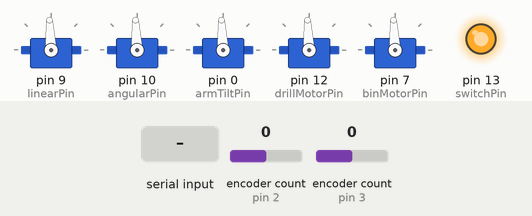
Simulated run of this sketch. Board: Arduino Uno, built with avr-gcc and run on an emulated ATmega328P. Parts: 5 × servo, output pins drawn as LEDs (lit = HIGH). The inputs (shaded band) are chosen by the test bench; at power-on: encoder count (sensors on pin 2, pin 3) 0. What the sketch prints to the serial monitor is not drawn.

Above: at 1.2 s.
1.3 s: "<90,45,200>" received over Serial
At 2.5 s:
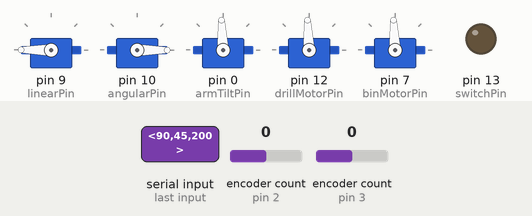
2.8 s: "<30,150,10>" received over Serial
At 3.9 s:
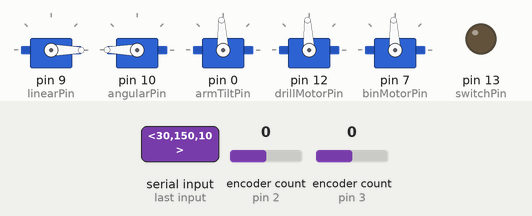
4.3 s: "<90,45>" received over Serial
At 4.9 s:
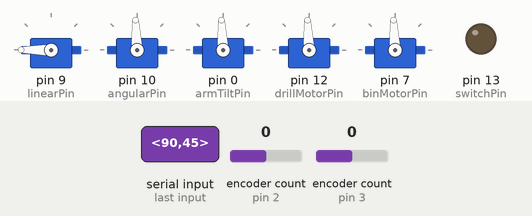
5.8 s: "<30,150>" received over Serial
At 7.0 s:
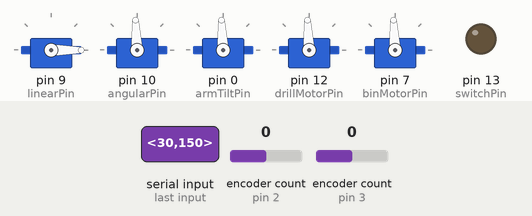
7.3 s: "<90,45,200,10>" received over Serial
At 8.5 s:
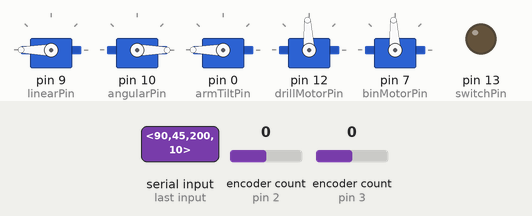
8.8 s: "<30,150,10,200>" received over Serial
At 9.8 s:
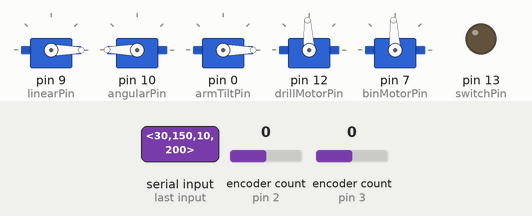
Timing chart, 0 to 11.3 s (numbered marks = the images above; inputs shaded):
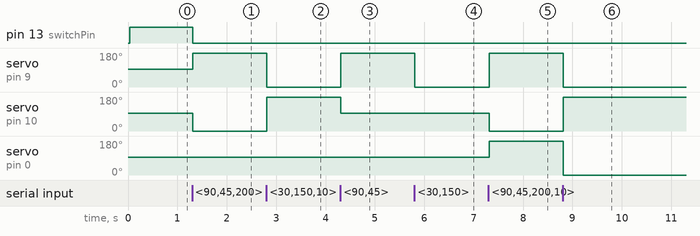

The sketch:

luna_hardware_controller.ino
```cpp
/*
 * This code was edited by Christopher Payne on 1 April 2025

 TODO: Solve why the switch_pin always starts HIGH. It should start LOW for RC Default. - C.P. 15 April 2025

 example serial input: <0,2,-2,0,0,0,0>
 switch pin: off, linearVel = +2 m/s (fwd), angularVel = -2 rev/s (left), armTiltVel = 0, armExtendVel = 0, drillVel = 0, binVel = 0
 */

#include <Encoder.h>
#include <Servo.h>

// Change these pin numbers to the pins connected to your encoder.
//   Interrupt Pins for Arduino Uno: Pins	2 & 3
//   Do NOT use these Pins for an Arduino Uno: 13 (These pins have a LED attached, which is bad!!!)

// Hardware Pins
static int encoderLeftPinA = 2;
static int encoderLeftPinB = 5;
static int encoderRightinA = 3;
static int encoderRightPinB = 6;
static int linearPin = 9;
static int angularPin = 10;
static int switchPin = 13;
static int armTiltPin = 0;
static int armExtendPin = 1;
static int drillMotorPin = 12;
static int binMotorPin = 7;

// Setting up rcPWM
unsigned long previousMillis = 0;
float rcPWMPeriodMaxUS = 2000;
float rcPWMPeriodMidUS = 1500;
float rcPWMPeriodMinUS = 1000;

//Setting up Duty Cycle Range
float FwdMaxDC = 100;
float StopDC = 0;
float BwdMaxDC = -100;

//Setting up Velocity Ranges
float driveMotorMaxVel = 2; //m/s
float armTiltMaxVel = 2; //m/s
float armExtendMaxVel = 2; //m/s
float drillMotorMaxVel = 2; //m/s
float binMotorMaxVel = 2; //m/s
float StopVel = 0;

//Motors' Initial Vel:
float linearVelInit = 0.0; //m/s
float angularVelInit = 0.0; //m/s
float armTiltVelInit = 0.0; //m/s
float armExtendVelInit = 0.0; //m/s
float drillMotorVelInit = 0.0; //m/s
float binMotorVelInit = 0.0; //m/s

//Intialize all message values
int switch_control;
long encoderLeftVal;
long encoderRightVal;
float linearVel;
float angularVel;
float armTiltVel;
float armExtendVel;
float drillMotorVel;
float binMotorVel;
float linearDC;
float angularDC;
float armTiltDC;
float armExtendDC;
float drillMotorDC;
float binMotorDC;
float linearPW_US;
float angularPW_US;
float armTiltPW_US;
float armExtendPW_US;
float drillMotorPW_US;
float binMotorPW_US;

void initMsgValues(){
  //Intialize all message values
  int switch_control = 0; // Default to RC Control
  long encoderLeftVal  = -999;
  long encoderRightVal = -999;
  float linearVel = linearVelInit;
  float angularVel = angularVelInit;
  float armTiltVel = armTiltVelInit;
  float armExtendVel = armExtendVelInit;
  float drillMotorVel = drillMotorVelInit;
  float binMotorVel = binMotorVelInit;
  float linearDC = StopDC;
  float angularDC = StopDC;
  float armTiltDC = StopDC;
  float armExtendDC = StopDC;
  float drillMotorDC = StopDC;
  float binMotorDC = StopDC;
  float linearPW_US = rcPWMPeriodMidUS;
  float angularPW_US = rcPWMPeriodMidUS;
  float armTiltPW_US = rcPWMPeriodMidUS;
  float armExtendPW_US = rcPWMPeriodMidUS;
  float drillMotorPW_US = rcPWMPeriodMidUS;
  float binMotorPW_US = rcPWMPeriodMidUS;
}


// Encoder: used to get feedback on how far the wheel's travel
Encoder encoderLeft(encoderLeftPinA, encoderLeftPinB);
Encoder encoderRight(encoderRightinA, encoderRightPinB);

// Motors *Using Servo library to send pulse width (ms) rather than duty cycle
Servo linear;
Servo angular;
Servo armTilt;
Servo drillMotor;
Servo binMotor;

boolean newData = false;

const byte numChars = 32;
char receivedChars[numChars];
char tempChars[numChars];        // temporary array for use when parsing

      // variables to hold the parsed data
// char messageFromPC[numChars] = {'a'};
// int integerFromPC = 0;
// float linearDC = 0.0;
// float angularDC = 0.0;

void setup() {
  // Setup Serial: *Note this must match in the Python Script
  Serial.begin(9600);

  initMsgValues();
  sendDataToSerial();

  // Setup Hardware Pins:
  linear.attach(linearPin);
  angular.attach(angularPin);
  armTilt.attach(armTiltPin);
  drillMotor.attach(drillMotorPin);
  binMotor.attach(binMotorPin);
  pinMode(switchPin, OUTPUT);

  // Intialize Hardware Pins:
  linear.writeMicroseconds(rcPWMPeriodMidUS);  // set servo to mid-point
  angular.writeMicroseconds(rcPWMPeriodMidUS);  // set servo to mid-point
  armTilt.writeMicroseconds(rcPWMPeriodMidUS);  // set servo to mid-point
  drillMotor.writeMicroseconds(rcPWMPeriodMidUS);  // set servo to mid-point
  binMotor.writeMicroseconds(rcPWMPeriodMidUS);  // set servo to mid-point
  digitalWrite(switchPin, HIGH);

}

void loop() {
  long newLeft, newRight;
  newLeft = encoderLeft.read();
  newRight = encoderRight.read();
  // Check if the encoder position has changed, if so, update the encoder position
  if (newLeft != encoderLeftVal || newRight != encoderRightVal) {
    encoderLeftVal = newLeft;
    encoderRightVal = newRight;
    sendDataToSerial();
  }

  recvWithStartEndMarkers();
  if (newData == true) {
      strcpy(tempChars, receivedChars);
          // this temporary copy is necessary to protect the original data
          //   because strtok() used in parseReceivedData() replaces the commas with \0
      parseReceivedData();
      writeDataToHardware();
      sendDataToSerial();
      newData = false;
  }
  // if a character is sent from the serial monitor,
  // reset both back to zero.
//   if (Serial.available()) {
//     Serial.read();
//     Serial.println("Reset both motors to zero");
//     encoderLeft.write(0);
//     encoderRight.write(0);
//   }
}

void resetEncoders(){
  encoderLeft.write(0);
  encoderRight.write(0);
}

void recvWithStartEndMarkers() {
    static boolean recvInProgress = false;
    static byte ndx = 0;
    char startMarker = '<';
    char endMarker = '>';
    char rc;

    while (Serial.available() > 0 && newData == false) {
        rc = Serial.read();

        if (recvInProgress == true) {
            if (rc != endMarker) {
                receivedChars[ndx] = rc;
                ndx++;
                if (ndx >= numChars) {
                    ndx = numChars - 1;
                }
            }
            else {
                receivedChars[ndx] = '\0'; // terminate the string
                recvInProgress = false;
                ndx = 0;
                newData = true;
            }
        }

        else if (rc == startMarker) {
            recvInProgress = true;
        }
    }
}

void parseReceivedData() {      // split the data into its parts

    char * strtokIndx; // this is used by strtok() as an index

    /*IMPORTANT NOTE: ORDER of Data Being Recieved. This MUST match the ORDER of Data on the Transmitter
      dataFieldsRx = [switch_control,
                      linearVel, angularVel, armTiltVel, armExtendVel, drillMotorVel, binMotorVel]
    */

    /*IMPORTANT NOTE: ORDER of Data Being Recieved. This MUST match the ORDER of Data on the transmitter
      dataFieldsRx = [(int),
                      (float), (float), (float), (float), (float), (float)]
    */

    /*
    //How to parse a string
    strtokIndx = strtok(tempChars,",");      // get the first part - the string
    strcpy(messageFromPC, strtokIndx); // copy it to messageFromPC

    //How to parse an integer
    strtokIndx = strtok(NULL, ","); // this continues where the previous call left off
    integerFromPC = atoi(strtokIndx);     // convert this part to an integer

    //How to parse a float
    strtokIndx = strtok(NULL, ",");
    floatFromPC = atof(strtokIndx);     // convert this part to a float
    */

    /*Switch Relay Control Data */
    strtokIndx = strtok(tempChars,",");      // get the first part - the switch control data
    switch_control = atoi(strtokIndx);     // convert this part to an integer

    /*Drive Motor Control Data*/
    strtokIndx = strtok(NULL, ",");
    linearVel = atof(strtokIndx);     // convert this part to a float

    strtokIndx = strtok(NULL, ",");
    angularVel = atof(strtokIndx);     // convert this part to a float

    /*Duty Cycle (DC) to Pulse Width in nanoseconds (PW_US)*/
    /*Example: ((2000us - 1000us) / (100% - (-100%))) * 100% + 1500us = 2000us*/
    /*Example: ((2000us - 1000us) / (100% - (-100%))) * 0% + 1500us = 1500us*/
    /*Example: ((2000us - 1000us) / (100% - (-100%))) * -100% + 1500us = 1000us*/
    /*Example: ((MaxOfNewRange - MinOfNewRange) / (MaxOfOldRange - (MinOfOldRange))) * (ValueInOldRange) + MidOfNewRange = ValueInNewRange*/
    //linearDC = ((FwdMaxDC - BwdMaxDC) / (driveMotorMaxVel - (-1*driveMotorMaxVel))) * (linearVel) + StopDC;
    linearDC = convertToNewRange(linearVel,(-1*driveMotorMaxVel),driveMotorMaxVel,BwdMaxDC,FwdMaxDC);
    //angularDC = ((FwdMaxDC-BwdMaxDC) / (driveMotorMaxVel-(-1*driveMotorMaxVel))) * angularVel + StopDC;
    angularDC = convertToNewRange(angularVel,(-1*driveMotorMaxVel),driveMotorMaxVel,BwdMaxDC,FwdMaxDC);

    /*Duty Cycle (DC) to Pulse Width in nanoseconds (PW_US)*/
    //linearPW_US = ((rcPWMPeriodMaxUS-rcPWMPeriodMinUS) / (FwdMaxDC-(BwdMaxDC))) * linearDC + rcPWMPeriodMidUS;
    //angularPW_US = ((rcPWMPeriodMaxUS-rcPWMPeriodMinUS) / (FwdMaxDC-(BwdMaxDC))) * angularDC + rcPWMPeriodMidUS;
    linearPW_US = convertToNewRange(linearDC,BwdMaxDC,FwdMaxDC,rcPWMPeriodMinUS,rcPWMPeriodMaxUS);
    angularPW_US = convertToNewRange(angularDC,BwdMaxDC,FwdMaxDC,rcPWMPeriodMinUS,rcPWMPeriodMaxUS);

    /*Arm Tilt Linear Actuator Control Data*/
    strtokIndx = strtok(NULL, ",");
    armTiltVel = atof(strtokIndx);     // convert this part to a float
    armTiltDC = convertToNewRange(armTiltVel,(-1*armTiltMaxVel),armTiltMaxVel,BwdMaxDC,FwdMaxDC);
    armTiltPW_US = convertToNewRange(armTiltDC,BwdMaxDC,FwdMaxDC,rcPWMPeriodMinUS,rcPWMPeriodMaxUS);

    /*Arm Extend Stepper Control Data*/
    strtokIndx = strtok(NULL, ",");
    armExtendVel = atof(strtokIndx);     // convert this part to a float
    armExtendDC = convertToNewRange(armExtendVel,(-1*armExtendMaxVel),armExtendMaxVel,BwdMaxDC,FwdMaxDC);
    armExtendPW_US = convertToNewRange(armExtendDC,BwdMaxDC,FwdMaxDC,rcPWMPeriodMinUS,rcPWMPeriodMaxUS);

    /*Drill Motor Control Data*/
    strtokIndx = strtok(NULL, ",");
    drillMotorVel = atof(strtokIndx);     // convert this part to a float
    drillMotorDC = convertToNewRange(drillMotorVel,(-1*binMotorMaxVel),binMotorMaxVel,BwdMaxDC,FwdMaxDC);
    drillMotorPW_US = convertToNewRange(drillMotorDC,BwdMaxDC,FwdMaxDC,rcPWMPeriodMinUS,rcPWMPeriodMaxUS);

    /*Bin Motor Control Data*/
    strtokIndx = strtok(NULL, ",");
    binMotorVel = atof(strtokIndx);     // convert this part to a float
    binMotorDC = convertToNewRange(binMotorVel,(-1*binMotorMaxVel),binMotorMaxVel,BwdMaxDC,FwdMaxDC);
    binMotorPW_US = convertToNewRange(binMotorDC,BwdMaxDC,FwdMaxDC,rcPWMPeriodMinUS,rcPWMPeriodMaxUS);

}

float convertToNewRange(float(ValueInOldRange),float(OldRangeMin),float(OldRangeMax),float(NewRangeMin),float(NewRangeMax)){
  float ValueInNewRange = -999999999;
  float MidNewRange = (NewRangeMax + NewRangeMin) / 2;
  ValueInNewRange = ((NewRangeMax - NewRangeMin) / (OldRangeMax - (OldRangeMin))) * (ValueInOldRange) + MidNewRange;
  return ValueInNewRange;
}

void writeDataToHardware(){

  /**/

  /*Switch Control*/
  if(switch_control == 0){
    digitalWrite(switchPin,LOW);
  }
  else if(switch_control == 1){
    digitalWrite(switchPin, HIGH);
  }
  else{
    digitalWrite(switchPin, LOW);
  }

  /*Drive Motor Control*/
  if ((linearPW_US == 0) && (angularPW_US == 0)){
    linear.writeMicroseconds(0);
    angular.writeMicroseconds(0);
  }
  else{
    linear.writeMicroseconds(linearPW_US);
    angular.writeMicroseconds(angularPW_US);
  }

  /*Arm Tilt Motor Control*/
  if (armTiltPW_US == 0){
    armTilt.writeMicroseconds(0);
  }
  else{
    armTilt.writeMicroseconds(armTiltPW_US);
  }
  /*Arm Extend Stepper Motor Control*/
  //TODO: Create stepper motor logic

  /*Drill Motor Control*/
  if (drillMotorPW_US == 0){
    drillMotor.writeMicroseconds(0);
  }
  else{
    drillMotor.writeMicroseconds(drillMotorPW_US);
  }
  /*Bin Motor Control*/
  if (binMotorPW_US == 0){
    binMotor.writeMicroseconds(0);
  }
  else{
    binMotor.writeMicroseconds(binMotorPW_US);
  }
}

void sendDataToSerial() {

    /*IMPORTANT NOTE: ORDER of Data Being Sent. This MUST match the python code on the receiver
      dataFieldsTx = [switch_control ,
                    encoderLeftVal ,
                    encoderRightVal ,
                    linearVel ,
                    angularVel ,
                    armTiltVel ,
                    armExtendVel ,
                    drillMotorVel ,
                    binMotorVel,
                    linearDC ,
                    angularDC ,
                    armTiltDC ,
                    armExtendDC ,
                    drillMotorDC ,
                    binMotorDC ,
                    linearPW_US ,
                    angularPW_US ,
                    armTiltPW_US ,
                    armExtendPW_US ,
                    drillMotorPW_US,
                    binMotorPW_US,
                     ]
    */
    /*
      //Message sending template w/ labels:
      Serial.print(" "); Serial.print(); Serial.print(" ");
      Serial.print(" "); Serial.print(); Serial.print(" ");

      //Message sending template w/o labels:
      Serial.print(); Serial.print(" ");
      Serial.print(); Serial.print(" ");
    */

    /*Serial.print("switch_control ");*/ Serial.print(switch_control); Serial.print(" ");
    /*Serial.print("encoderLeftVal ");*/ Serial.print(encoderLeftVal); Serial.print(" ");
    /*Serial.print("encoderRightVal ");*/ Serial.print(encoderRightVal); Serial.print(" ");
    /*Serial.print("linearVel ");*/ Serial.print(linearVel); Serial.print(" ");
    /*Serial.print("angularVel ");*/ Serial.print(angularVel); Serial.print(" ");
    /*Serial.print("armTiltVel ");*/ Serial.print(armTiltVel); Serial.print(" ");
    /*Serial.print("armExtendVel ");*/ Serial.print(armExtendVel); Serial.print(" ");
    /*Serial.print("drillMotorVel ");*/ Serial.print(drillMotorVel); Serial.print(" ");
    /*Serial.print("binMotorVel ");*/ Serial.print(binMotorVel); Serial.print(" ");
    /*Serial.print("linearDC ");*/ Serial.print(linearDC); Serial.print(" ");
    /*Serial.print("angularDC ");*/ Serial.print(angularDC); Serial.print(" ");
    /*Serial.print("armTiltDC ");*/ Serial.print(armTiltDC); Serial.print(" ");
    /*Serial.print("armExtendDC ");*/ Serial.print(armExtendDC); Serial.print(" ");
    /*Serial.print("drillMotorDC ");*/ Serial.print(drillMotorDC); Serial.print(" ");
    /*Serial.print("binMotorDC ");*/ Serial.print(binMotorDC); Serial.print(" ");
    /*Serial.print("linearPW_US ");*/ Serial.print(linearPW_US); Serial.print(" ");
    /*Serial.print("angularPW_US ");*/ Serial.print(angularPW_US); Serial.print(" ");
    /*Serial.print("armTiltPW_US ");*/ Serial.print(armTiltPW_US); Serial.print(" ");
    /*Serial.print("armExtendPW_US ");*/ Serial.print(armExtendPW_US); Serial.print(" ");
    /*Serial.print("drillMotorPW_US ");*/ Serial.print(drillMotorPW_US); Serial.print(" ");
    /*Serial.print("binMotorPW_US ");*/ Serial.print(binMotorPW_US); //Lastline is a println() as the newline ('\n') is the endline symbol
    Serial.println();
}
```

Measured:
- after the input at 1.3 s, pin 13 (switchPin): HIGH → LOW at once; servo on pin 9 (linearPin): 93° → 180° at once; servo on pin 10 (angularPin): 93° → 0° at once
- after the input at 2.8 s, servo on pin 9 (linearPin): 180° → 0° at once; servo on pin 10 (angularPin): 0° → 180° at once
- after the input at 4.3 s, servo on pin 9 (linearPin): 0° → 180° at once; servo on pin 10 (angularPin): 180° → 93° at once
- after the input at 5.8 s, servo on pin 9 (linearPin): 180° → 0° at once
- after the input at 7.3 s, servo on pin 9 (linearPin): 0° → 180° at once; servo on pin 10 (angularPin): 93° → 0° at once; servo on pin 0 (armTiltPin): 93° → 180° at once
- after the input at 8.8 s, servo on pin 9 (linearPin), servo on pin 0 (armTiltPin): 180° → 0° at once; servo on pin 10 (angularPin): 0° → 180° at once
